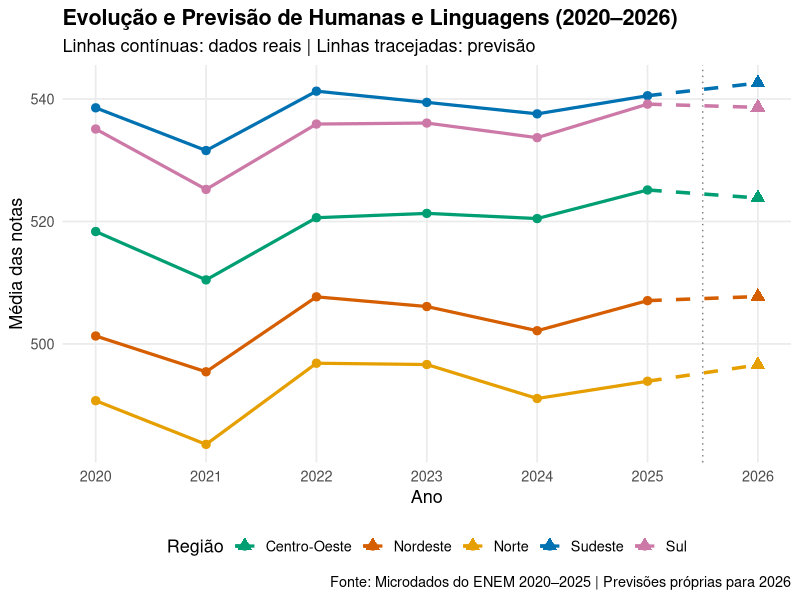
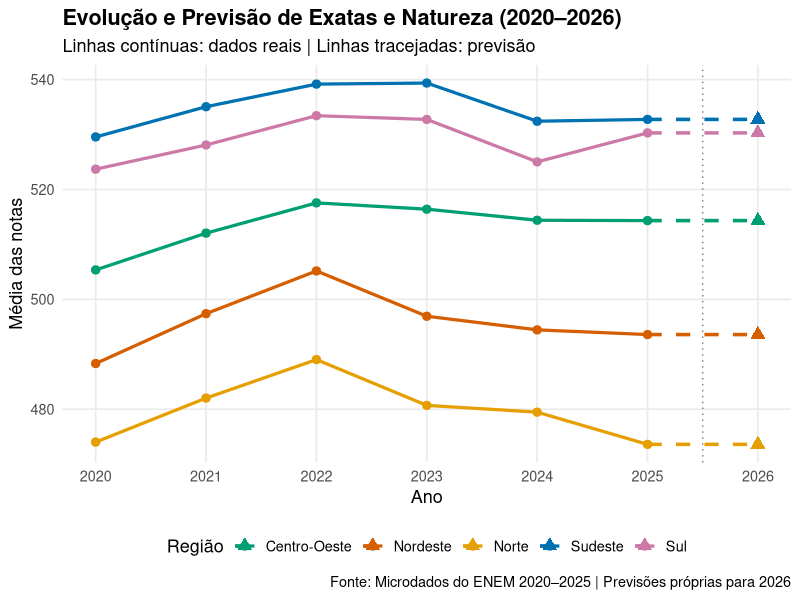
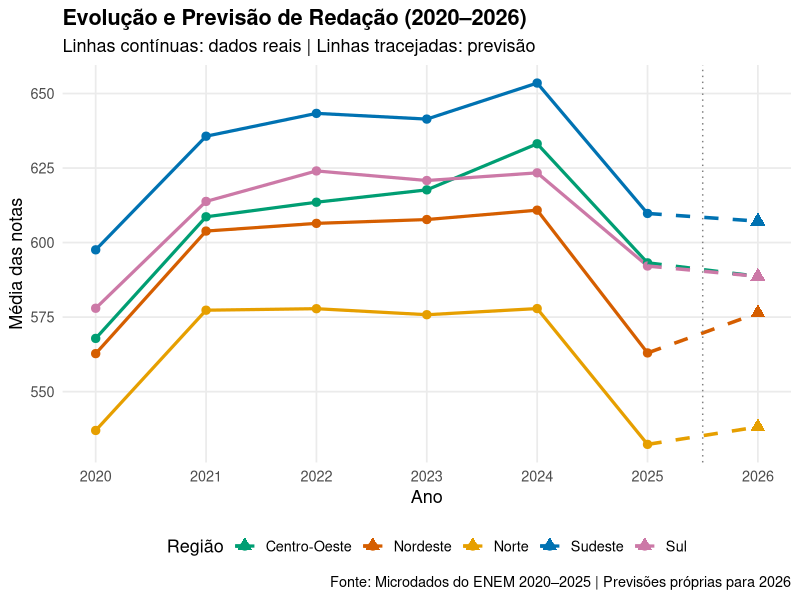
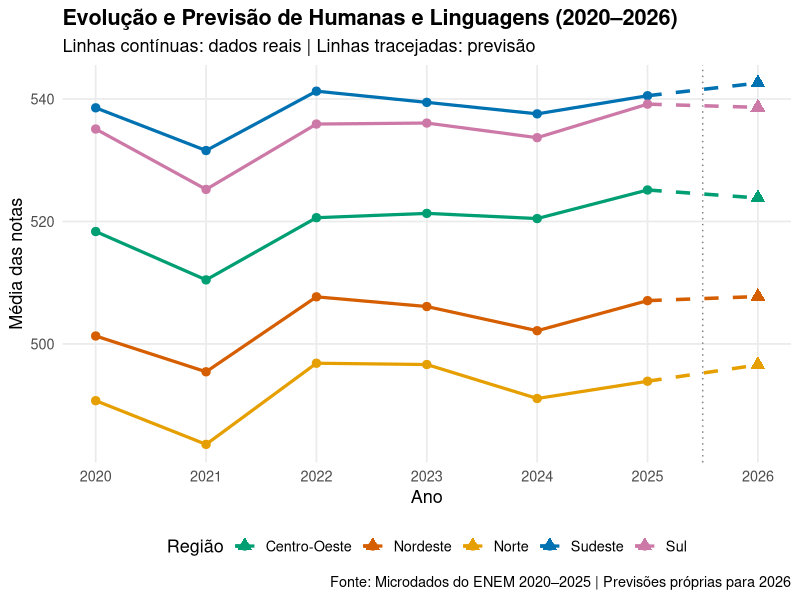
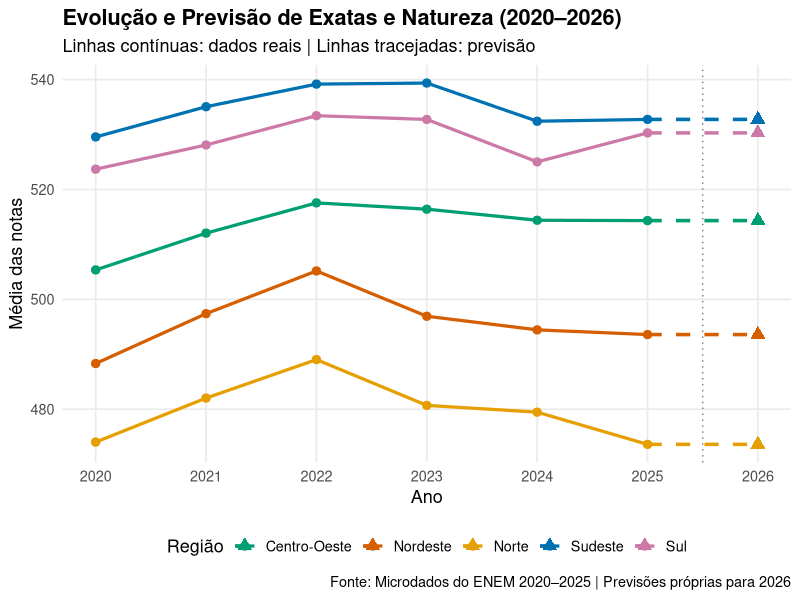
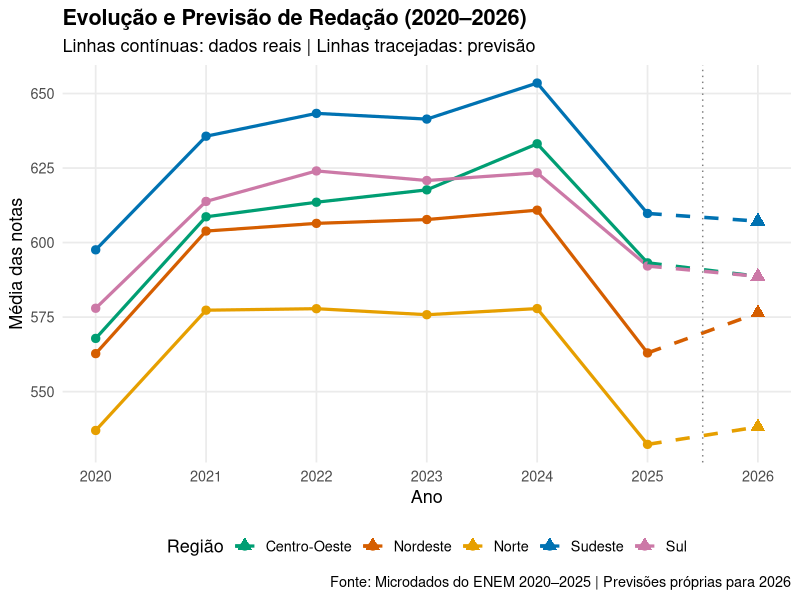

Write the R code that produced these figures, in order.
library(data.table)
library(ggplot2)

# Carregar dados históricos e previsões
historico <- fread(
  "resultados/medias_categorias_enem_2020_2025.csv"
)

previsoes <- fread(
  "resultados/previsoes_enem_2026.csv"
)

dir.create("graficos", showWarnings = FALSE)

cores <- c(
  "Norte" = "#E69F00",
  "Nordeste" = "#D55E00",
  "Centro-Oeste" = "#009E73",
  "Sudeste" = "#0072B2",
  "Sul" = "#CC79A7"
)

criar_grafico <- function(
  coluna_historica,
  coluna_previsao,
  titulo,
  arquivo
) {

  # Histórico de 2020 a 2025
  observado <- historico[, .(
    NU_ANO,
    REGIAO,
    MEDIA = get(coluna_historica)
  )]

  # Previsões de 2026
  previsto <- previsoes[, .(
    NU_ANO,
    REGIAO,
    MEDIA = get(coluna_previsao)
  )]

  # Conectar o último ano observado à previsão
  conexao <- rbindlist(list(
    observado[NU_ANO == 2025],
    previsto
  ))

  grafico <- ggplot() +

    # Linhas históricas
    geom_line(
      data = observado,
      aes(
        x = NU_ANO,
        y = MEDIA,
        color = REGIAO,
        group = REGIAO
      ),
      linewidth = 1.1
    ) +

    # Pontos históricos
    geom_point(
      data = observado,
      aes(
        x = NU_ANO,
        y = MEDIA,
        color = REGIAO
      ),
      size = 2.5
    ) +

    # Linhas tracejadas para 2026
    geom_line(
      data = conexao,
      aes(
        x = NU_ANO,
        y = MEDIA,
        color = REGIAO,
        group = REGIAO
      ),
      linetype = "dashed",
      linewidth = 1.2
    ) +

    # Pontos previstos
    geom_point(
      data = previsto,
      aes(
        x = NU_ANO,
        y = MEDIA,
        color = REGIAO
      ),
      shape = 17,
      size = 3.5
    ) +

    geom_vline(
      xintercept = 2025.5,
      linetype = "dotted",
      color = "gray50"
    ) +

    scale_color_manual(values = cores) +

    scale_x_continuous(
      breaks = 2020:2026
    ) +

    labs(
      title = titulo,
      subtitle = "Linhas contínuas: dados reais | Linhas tracejadas: previsão",
      x = "Ano",
      y = "Média das notas",
      color = "Região",
      caption = "Fonte: Microdados do ENEM 2020–2025 | Previsões próprias para 2026"
    ) +

    theme_minimal(base_size = 13) +

    theme(
      plot.title = element_text(face = "bold"),
      legend.position = "bottom",
      panel.grid.minor = element_blank()
    )

  ggsave(
    paste0("graficos/", arquivo),
    plot = grafico,
    width = 12,
    height = 7,
    dpi = 300
  )

  print(grafico)
}

# 1. Humanas e Linguagens
criar_grafico(
  "MEDIA_HUMANAS",
  "PREV_HUMANAS",
  "Evolução e Previsão de Humanas e Linguagens (2020–2026)",
  "previsao_humanas_2026.png"
)

# 2. Exatas e Natureza
criar_grafico(
  "MEDIA_EXATAS",
  "PREV_EXATAS",
  "Evolução e Previsão de Exatas e Natureza (2020–2026)",
  "previsao_exatas_2026.png"
)

# 3. Redação
criar_grafico(
  "MEDIA_REDACAO",
  "PREV_REDACAO",
  "Evolução e Previsão de Redação (2020–2026)",
  "previsao_redacao_2026.png"
)

cat("\nOs três gráficos de previsão foram gerados!\n")
